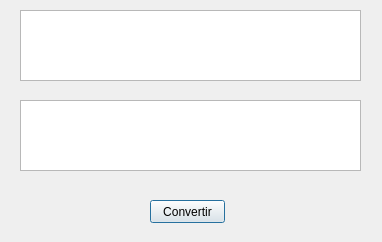
<?xml version="1.0" encoding="UTF-8"?>
<ui version="4.0">
 <class>ProjectBraille</class>
 <widget class="QDialog" name="ProjectBraille">
  <property name="geometry">
   <rect>
    <x>0</x>
    <y>0</y>
    <width>382</width>
    <height>242</height>
   </rect>
  </property>
  <property name="windowTitle">
   <string>Project Braille</string>
  </property>
  <widget class="QPushButton" name="pBtn">
   <property name="geometry">
    <rect>
     <x>150</x>
     <y>200</y>
     <width>75</width>
     <height>23</height>
    </rect>
   </property>
   <property name="text">
    <string>Convertir</string>
   </property>
  </widget>
  <widget class="QTextEdit" name="txtEdit1">
   <property name="geometry">
    <rect>
     <x>20</x>
     <y>10</y>
     <width>341</width>
     <height>71</height>
    </rect>
   </property>
  </widget>
  <widget class="QTextEdit" name="txtEdit2">
   <property name="geometry">
    <rect>
     <x>20</x>
     <y>100</y>
     <width>341</width>
     <height>71</height>
    </rect>
   </property>
  </widget>
 </widget>
 <resources/>
 <connections/>
</ui>
